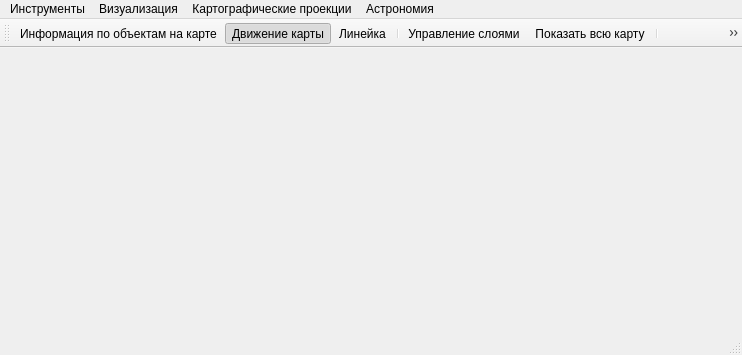
<?xml version="1.0" encoding="UTF-8"?>
<ui version="4.0">
 <class>TMap</class>
 <widget class="QMainWindow" name="TMap">
  <property name="geometry">
   <rect>
    <x>0</x>
    <y>0</y>
    <width>742</width>
    <height>355</height>
   </rect>
  </property>
  <property name="sizePolicy">
   <sizepolicy hsizetype="Preferred" vsizetype="Preferred">
    <horstretch>0</horstretch>
    <verstretch>0</verstretch>
   </sizepolicy>
  </property>
  <property name="focusPolicy">
   <enum>Qt::NoFocus</enum>
  </property>
  <property name="windowTitle">
   <string>Карта</string>
  </property>
  <property name="windowIcon">
   <iconset resource="IconsForMenu.qrc">
    <normaloff>:/1/Picture/Pic1.ico</normaloff>:/1/Picture/Pic1.ico</iconset>
  </property>
  <widget class="QWidget" name="centralWidget">
   <layout class="QGridLayout" name="gridLayout"/>
  </widget>
  <widget class="QMenuBar" name="menuBar">
   <property name="geometry">
    <rect>
     <x>0</x>
     <y>0</y>
     <width>742</width>
     <height>26</height>
    </rect>
   </property>
   <widget class="QMenu" name="menu">
    <property name="title">
     <string>Картографические проекции</string>
    </property>
    <addaction name="action"/>
    <addaction name="action_2"/>
    <addaction name="action_3"/>
    <addaction name="action_9"/>
    <addaction name="action_10"/>
   </widget>
   <widget class="QMenu" name="menu_2">
    <property name="title">
     <string>Визуализация</string>
    </property>
    <addaction name="action_4"/>
    <addaction name="action_5"/>
   </widget>
   <widget class="QMenu" name="menu_3">
    <property name="title">
     <string>Инструменты</string>
    </property>
    <addaction name="action_8"/>
    <addaction name="action_6"/>
    <addaction name="action_7"/>
   </widget>
   <widget class="QMenu" name="menu_7">
    <property name="title">
     <string>Астрономия</string>
    </property>
    <addaction name="action_11"/>
    <addaction name="action_12"/>
   </widget>
   <addaction name="menu_3"/>
   <addaction name="menu_2"/>
   <addaction name="menu"/>
   <addaction name="menu_7"/>
  </widget>
  <widget class="QToolBar" name="mainToolBar">
   <property name="enabled">
    <bool>true</bool>
   </property>
   <property name="iconSize">
    <size>
     <width>30</width>
     <height>30</height>
    </size>
   </property>
   <attribute name="toolBarArea">
    <enum>TopToolBarArea</enum>
   </attribute>
   <attribute name="toolBarBreak">
    <bool>false</bool>
   </attribute>
   <addaction name="action_8"/>
   <addaction name="action_6"/>
   <addaction name="action_7"/>
   <addaction name="separator"/>
   <addaction name="action_5"/>
   <addaction name="action_4"/>
   <addaction name="separator"/>
   <addaction name="action"/>
   <addaction name="action_2"/>
   <addaction name="action_3"/>
   <addaction name="action_9"/>
   <addaction name="action_10"/>
   <addaction name="separator"/>
   <addaction name="action_11"/>
   <addaction name="action_12"/>
  </widget>
  <widget class="QStatusBar" name="statusBarMain"/>
  <action name="action">
   <property name="checkable">
    <bool>true</bool>
   </property>
   <property name="checked">
    <bool>true</bool>
   </property>
   <property name="icon">
    <iconset resource="IconsForMenu.qrc">
     <normaloff>:/1/Picture/WGS84.png</normaloff>:/1/Picture/WGS84.png</iconset>
   </property>
   <property name="text">
    <string>Цилиндрическая равнопромежуточная Плате-Карре</string>
   </property>
  </action>
  <action name="action_2">
   <property name="checkable">
    <bool>true</bool>
   </property>
   <property name="icon">
    <iconset resource="IconsForMenu.qrc">
     <normaloff>:/1/Picture/North.png</normaloff>:/1/Picture/North.png</iconset>
   </property>
   <property name="text">
    <string>Азимутальная ортографическая Северного Полюса</string>
   </property>
  </action>
  <action name="action_3">
   <property name="checkable">
    <bool>true</bool>
   </property>
   <property name="icon">
    <iconset resource="IconsForMenu.qrc">
     <normaloff>:/1/Picture/South.png</normaloff>:/1/Picture/South.png</iconset>
   </property>
   <property name="text">
    <string>Азимутальная ортографическая Южного Полюса</string>
   </property>
  </action>
  <action name="action_4">
   <property name="icon">
    <iconset resource="IconsForMenu.qrc">
     <normaloff>:/1/Picture/ShowAllMap.png</normaloff>:/1/Picture/ShowAllMap.png</iconset>
   </property>
   <property name="text">
    <string>Показать всю карту</string>
   </property>
  </action>
  <action name="action_6">
   <property name="checkable">
    <bool>true</bool>
   </property>
   <property name="checked">
    <bool>true</bool>
   </property>
   <property name="icon">
    <iconset resource="IconsForMenu.qrc">
     <normaloff>:/1/Picture/Arm.png</normaloff>:/1/Picture/Arm.png</iconset>
   </property>
   <property name="text">
    <string>Движение карты</string>
   </property>
  </action>
  <action name="action_7">
   <property name="checkable">
    <bool>true</bool>
   </property>
   <property name="icon">
    <iconset resource="IconsForMenu.qrc">
     <normaloff>:/1/Picture/Ruler.png</normaloff>:/1/Picture/Ruler.png</iconset>
   </property>
   <property name="text">
    <string>Линейка</string>
   </property>
  </action>
  <action name="action_5">
   <property name="icon">
    <iconset resource="IconsForMenu.qrc">
     <normaloff>:/1/Picture/LayerCtrl.png</normaloff>:/1/Picture/LayerCtrl.png</iconset>
   </property>
   <property name="text">
    <string>Управление слоями</string>
   </property>
  </action>
  <action name="action_8">
   <property name="checkable">
    <bool>true</bool>
   </property>
   <property name="icon">
    <iconset resource="IconsForMenu.qrc">
     <normaloff>:/1/Picture/Arrow.png</normaloff>:/1/Picture/Arrow.png</iconset>
   </property>
   <property name="text">
    <string>Информация по объектам на карте</string>
   </property>
  </action>
  <action name="action_9">
   <property name="checkable">
    <bool>true</bool>
   </property>
   <property name="icon">
    <iconset resource="IconsForMenu.qrc">
     <normaloff>:/1/Picture/Mercator.png</normaloff>:/1/Picture/Mercator.png</iconset>
   </property>
   <property name="text">
    <string>Равноугольная цилиндрическая Меркатора</string>
   </property>
  </action>
  <action name="action_10">
   <property name="checkable">
    <bool>true</bool>
   </property>
   <property name="icon">
    <iconset resource="IconsForMenu.qrc">
     <normaloff>:/1/Picture/Kavrayskiy.png</normaloff>:/1/Picture/Kavrayskiy.png</iconset>
   </property>
   <property name="text">
    <string>Псевдоцилиндрическая Каврайского</string>
   </property>
  </action>
  <action name="action_11">
   <property name="icon">
    <iconset resource="IconsForMenu.qrc">
     <normaloff>:/1/Picture/Trass2Add.png</normaloff>:/1/Picture/Trass2Add.png</iconset>
   </property>
   <property name="text">
    <string>Показать</string>
   </property>
  </action>
  <action name="action_12">
   <property name="icon">
    <iconset resource="IconsForMenu.qrc">
     <normaloff>:/1/Picture/Trass2Hide.png</normaloff>:/1/Picture/Trass2Hide.png</iconset>
   </property>
   <property name="text">
    <string>Скрыть</string>
   </property>
  </action>
 </widget>
 <layoutdefault spacing="6" margin="11"/>
 <resources>
  <include location="IconsForMenu.qrc"/>
 </resources>
 <connections/>
</ui>
